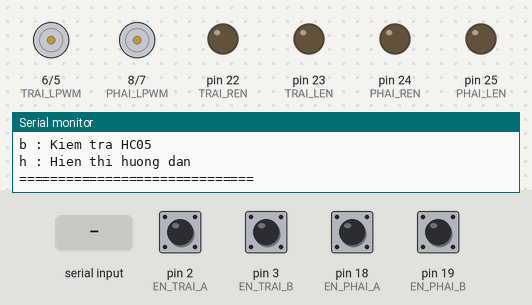
The sketch below on a simulated Arduino Mega 2560, built with avr-gcc and run on an emulated ATmega2560. Shown: motor-driver pin pairs drawn as motors (green arrow = first pin HIGH = forward, orange = second pin HIGH = backward, longer = more drive), output pins drawn as LEDs (lit = HIGH), the last lines printed to the serial monitor. The inputs (shaded band) are chosen by the test bench; at power-on: pin 2 (EN_TRAI_A), pin 3 (EN_TRAI_B), pin 18 (EN_PHAI_A), pin 19 (EN_PHAI_B) HIGH.

Above: at 1.5 s.
1.6 s: "w" received over Serial
At 2.2 s:
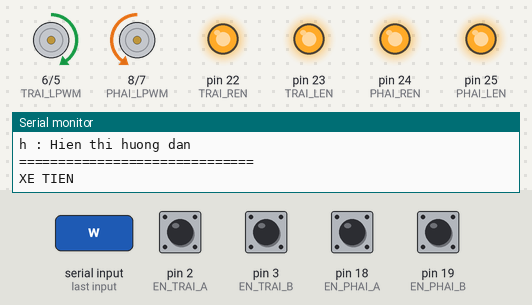
3.8 s: "s" received over Serial
At 4.4 s:
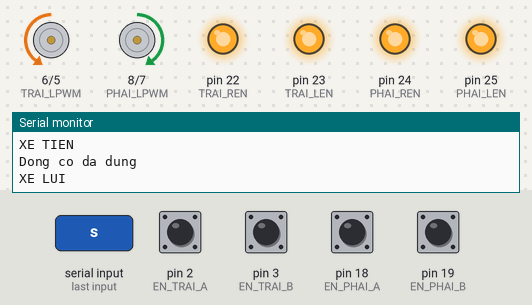
6.1 s: "a" received over Serial
At 6.7 s:
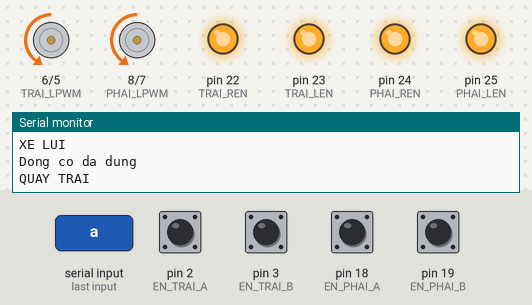
8.3 s: "d" received over Serial
At 8.6 s:
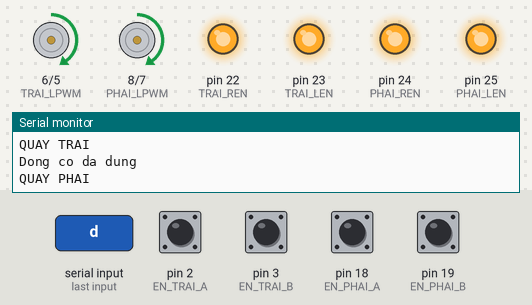
10.5 s: "q" received over Serial
At 11.1 s:
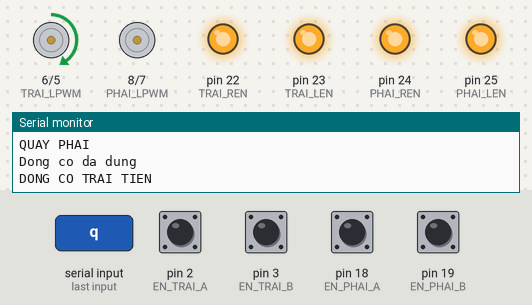
12.8 s: "e" received over Serial
At 13.2 s:
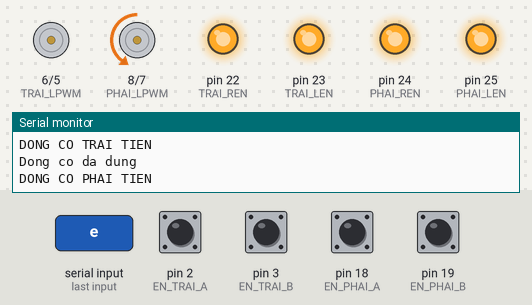
Timing chart, 0 to 15.8 s (numbered marks = the images above; inputs shaded):
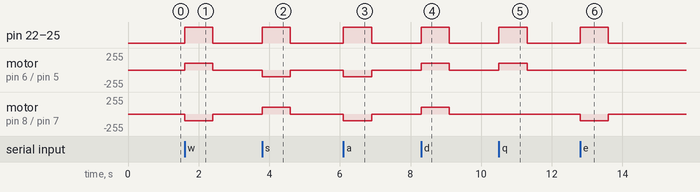

Measured:
- after the input at 1.6 s, pin 22 (TRAI_REN), pin 23 (TRAI_LEN), pin 24 (PHAI_REN), pin 25 (PHAI_LEN): LOW → HIGH at once, → LOW 0.80 s later; motor on pin 6 (TRAI_LPWM) / pin 5 (TRAI_RPWM): stopped → forward 100/255 at once, → stopped 0.80 s later; motor on pin 8 (PHAI_LPWM) / pin 7 (PHAI_RPWM): stopped → backward 100/255 at once, → stopped 0.80 s later
- after the input at 3.8 s, pin 22 (TRAI_REN), pin 23 (TRAI_LEN), pin 24 (PHAI_REN), pin 25 (PHAI_LEN): LOW → HIGH at once, → LOW 0.80 s later; motor on pin 6 (TRAI_LPWM) / pin 5 (TRAI_RPWM): stopped → backward 100/255 at once, → stopped 0.80 s later; motor on pin 8 (PHAI_LPWM) / pin 7 (PHAI_RPWM): stopped → forward 100/255 at once, → stopped 0.80 s later
- after the input at 6.1 s, pin 22 (TRAI_REN), pin 23 (TRAI_LEN), pin 24 (PHAI_REN), pin 25 (PHAI_LEN): LOW → HIGH at once, → LOW 0.80 s later; motor on pin 6 (TRAI_LPWM) / pin 5 (TRAI_RPWM), motor on pin 8 (PHAI_LPWM) / pin 7 (PHAI_RPWM): stopped → backward 100/255 at once, → stopped 0.80 s later
- after the input at 8.3 s, pin 22 (TRAI_REN), pin 23 (TRAI_LEN), pin 24 (PHAI_REN), pin 25 (PHAI_LEN): LOW → HIGH at once, → LOW 0.80 s later; motor on pin 6 (TRAI_LPWM) / pin 5 (TRAI_RPWM), motor on pin 8 (PHAI_LPWM) / pin 7 (PHAI_RPWM): stopped → forward 100/255 at once, → stopped 0.80 s later
- after the input at 10.5 s, pin 22 (TRAI_REN), pin 23 (TRAI_LEN), pin 24 (PHAI_REN), pin 25 (PHAI_LEN): LOW → HIGH at once, → LOW 0.80 s later; motor on pin 6 (TRAI_LPWM) / pin 5 (TRAI_RPWM): stopped → forward 100/255 at once, → stopped 0.80 s later
- after the input at 12.8 s, pin 22 (TRAI_REN), pin 23 (TRAI_LEN), pin 24 (PHAI_REN), pin 25 (PHAI_LEN): LOW → HIGH at once, → LOW 0.80 s later; motor on pin 8 (PHAI_LPWM) / pin 7 (PHAI_RPWM): stopped → backward 100/255 at once, → stopped 0.80 s later

The sketch:

mega_v2.ino
```cpp
#include <Arduino.h>
#include <Wire.h>

// ================= KHAI BAO CHAN =================

// Encoder
const byte EN_TRAI_A = 2;
const byte EN_TRAI_B = 3;
const byte EN_PHAI_A = 18;
const byte EN_PHAI_B = 19;

// BTS7960 trai
const byte TRAI_RPWM = 5;
const byte TRAI_LPWM = 6;
const byte TRAI_REN = 22;
const byte TRAI_LEN = 23;

// BTS7960 phai
const byte PHAI_RPWM = 7;
const byte PHAI_LPWM = 8;
const byte PHAI_REN = 24;
const byte PHAI_LEN = 25;

// ================= CAU HINH =================

// Dao chieu dong co trai, giu nguyen dong co phai
const bool DAO_CHIEU_TRAI = true;
const bool DAO_CHIEU_PHAI = false;

// Toc do PWM thu nghiem
int tocdo = 100;

// Thoi gian chay moi lan thu
const unsigned long THOI_GIAN_TEST = 800;

// ================= ENCODER =================

volatile long xungTrai = 0;
volatile long xungPhai = 0;

volatile byte trangThaiTrai = 0;
volatile byte trangThaiPhai = 0;

const int8_t bangDem[16] = {
    0, -1, 1, 0,
    1, 0, 0, -1,
    -1, 0, 0, 1,
    0, 1, -1, 0
};

void capNhatTrai() {
    byte moi = (digitalRead(EN_TRAI_A) << 1) |
               digitalRead(EN_TRAI_B);

    xungTrai += bangDem[(trangThaiTrai << 2) | moi];
    trangThaiTrai = moi;
}

void capNhatPhai() {
    byte moi = (digitalRead(EN_PHAI_A) << 1) |
               digitalRead(EN_PHAI_B);

    xungPhai += bangDem[(trangThaiPhai << 2) | moi];
    trangThaiPhai = moi;
}

// ================= DIEU KHIEN DONG CO =================

bool dangChay = false;
unsigned long thoiDiemDung = 0;

void dungDongCo() {
    analogWrite(TRAI_RPWM, 0);
    analogWrite(TRAI_LPWM, 0);

    analogWrite(PHAI_RPWM, 0);
    analogWrite(PHAI_LPWM, 0);

    digitalWrite(TRAI_REN, LOW);
    digitalWrite(TRAI_LEN, LOW);

    digitalWrite(PHAI_REN, LOW);
    digitalWrite(PHAI_LEN, LOW);

    dangChay = false;
}

// PWM duong: quay tien
// PWM am: quay lui
// PWM = 0: dung
void dongCoTrai(int pwm) {

    if (pwm > 255) pwm = 255;
    if (pwm < -255) pwm = -255;

    if (DAO_CHIEU_TRAI) {
        pwm = -pwm;
    }

    digitalWrite(TRAI_REN, HIGH);
    digitalWrite(TRAI_LEN, HIGH);

    if (pwm > 0) {
        analogWrite(TRAI_RPWM, pwm);
        analogWrite(TRAI_LPWM, 0);
    }
    else if (pwm < 0) {
        analogWrite(TRAI_RPWM, 0);
        analogWrite(TRAI_LPWM, -pwm);
    }
    else {
        analogWrite(TRAI_RPWM, 0);
        analogWrite(TRAI_LPWM, 0);
    }
}

void dongCoPhai(int pwm) {

    if (pwm > 255) pwm = 255;
    if (pwm < -255) pwm = -255;

    if (DAO_CHIEU_PHAI) {
        pwm = -pwm;
    }

    digitalWrite(PHAI_REN, HIGH);
    digitalWrite(PHAI_LEN, HIGH);

    if (pwm > 0) {
        analogWrite(PHAI_RPWM, pwm);
        analogWrite(PHAI_LPWM, 0);
    }
    else if (pwm < 0) {
        analogWrite(PHAI_RPWM, 0);
        analogWrite(PHAI_LPWM, -pwm);
    }
    else {
        analogWrite(PHAI_RPWM, 0);
        analogWrite(PHAI_LPWM, 0);
    }
}

void dieuKhienXe(int pwmTrai, int pwmPhai) {

    // Dung truoc khi doi chieu
    dungDongCo();

    dongCoTrai(pwmTrai);
    dongCoPhai(pwmPhai);

    dangChay = true;
    thoiDiemDung = millis() + THOI_GIAN_TEST;
}

// ================= DOC ENCODER =================

void inEncoder() {

    long trai, phai;

    noInterrupts();
    trai = xungTrai;
    phai = xungPhai;
    interrupts();

    Serial.print("Encoder TRAI: ");
    Serial.print(trai);

    Serial.print(" | Encoder PHAI: ");
    Serial.println(phai);
}

void xoaEncoder() {

    noInterrupts();

    xungTrai = 0;
    xungPhai = 0;

    interrupts();

    Serial.println("Da xoa bo dem encoder");
}

// ================= DOC ADC =================

void docADC() {

    Serial.println("===== GIA TRI ADC =====");

    const char* ten[] = {
        "A0 - Dien ap",
        "A1 - Dong LM358",
        "A2 - Trai R_IS",
        "A3 - Trai L_IS",
        "A4 - Phai R_IS",
        "A5 - Phai L_IS"
    };

    for (int i = 0; i < 6; i++) {

        int raw = analogRead(A0 + i);

        float volt = raw * 5.0 / 1023.0;

        Serial.print(ten[i]);
        Serial.print(" | ADC: ");
        Serial.print(raw);

        Serial.print(" | Dien ap chan: ");
        Serial.println(volt, 3);
    }
}

// ================= KIEM TRA BNO055 =================

void kiemTraBNO055() {

    Serial.println("===== KIEM TRA BNO055 =====");

    bool timThay = false;

    for (byte diaChi = 1; diaChi < 127; diaChi++) {

        Wire.beginTransmission(diaChi);

        if (Wire.endTransmission() == 0) {

            Serial.print("Tim thay I2C: 0x");
            Serial.println(diaChi, HEX);

            if (diaChi == 0x28 || diaChi == 0x29) {

                Wire.beginTransmission(diaChi);
                Wire.write(0x00);

                if (Wire.endTransmission(false) == 0) {

                    if (Wire.requestFrom(diaChi, (byte)1) == 1) {

                        byte id = Wire.read();

                        Serial.print("BNO055 CHIP ID: 0x");
                        Serial.println(id, HEX);

                        if (id == 0xA0) {
                            Serial.println("BNO055 OK");
                            timThay = true;
                        }
                    }
                }
            }
        }
    }

    if (!timThay) {
        Serial.println("Chua xac nhan duoc BNO055");
    }
}

// ================= HC05 =================

void kiemTraHC05() {

    Serial2.println("TEST HC05 TU MEGA");

    Serial.println("Da gui du lieu qua HC05");
}

// ================= HIEN THI HUONG DAN =================

void huongDan() {

    Serial.println();
    Serial.println("===== KIEM TRA ROBOT AGV =====");

    Serial.println("w : Xe tien");
    Serial.println("s : Xe lui");
    Serial.println("a : Quay trai");
    Serial.println("d : Quay phai");

    Serial.println("q : Chi dong co trai tien");
    Serial.println("e : Chi dong co phai tien");

    Serial.println("z : Dung dong co");

    Serial.println("n : Doc encoder");
    Serial.println("m : Bat/tat tu dong hien thi encoder");
    Serial.println("c : Xoa encoder");

    Serial.println("i : Kiem tra BNO055");
    Serial.println("v : Doc ADC");
    Serial.println("b : Kiem tra HC05");

    Serial.println("h : Hien thi huong dan");

    Serial.println("==============================");
}

// ================= SETUP =================

bool tuDongEncoder = false;
unsigned long thoiGianEncoder = 0;

void setup() {

    Serial.begin(115200);
    Serial2.begin(9600);

    // Cau H
    pinMode(TRAI_RPWM, OUTPUT);
    pinMode(TRAI_LPWM, OUTPUT);
    pinMode(PHAI_RPWM, OUTPUT);
    pinMode(PHAI_LPWM, OUTPUT);

    pinMode(TRAI_REN, OUTPUT);
    pinMode(TRAI_LEN, OUTPUT);
    pinMode(PHAI_REN, OUTPUT);
    pinMode(PHAI_LEN, OUTPUT);

    dungDongCo();

    // Encoder
    pinMode(EN_TRAI_A, INPUT_PULLUP);
    pinMode(EN_TRAI_B, INPUT_PULLUP);

    pinMode(EN_PHAI_A, INPUT_PULLUP);
    pinMode(EN_PHAI_B, INPUT_PULLUP);

    trangThaiTrai =
        (digitalRead(EN_TRAI_A) << 1) |
        digitalRead(EN_TRAI_B);

    trangThaiPhai =
        (digitalRead(EN_PHAI_A) << 1) |
        digitalRead(EN_PHAI_B);

    attachInterrupt(
        digitalPinToInterrupt(EN_TRAI_A),
        capNhatTrai,
        CHANGE
    );

    attachInterrupt(
        digitalPinToInterrupt(EN_TRAI_B),
        capNhatTrai,
        CHANGE
    );

    attachInterrupt(
        digitalPinToInterrupt(EN_PHAI_A),
        capNhatPhai,
        CHANGE
    );

    attachInterrupt(
        digitalPinToInterrupt(EN_PHAI_B),
        capNhatPhai,
        CHANGE
    );

    // I2C
    Wire.begin();
    Wire.setClock(100000);

    analogReference(DEFAULT);

    delay(300);

    huongDan();
}

// ================= LOOP =================

void loop() {

    // Tu dong dung dong co
    if (dangChay &&
        (long)(millis() - thoiDiemDung) >= 0) {

        dungDongCo();
        Serial.println("Dong co da dung");
    }

    // Tu dong hien thi encoder
    if (tuDongEncoder &&
        millis() - thoiGianEncoder >= 500) {

        thoiGianEncoder = millis();

        inEncoder();
    }

    // Nhan du lieu HC05
    while (Serial2.available()) {

        char c = Serial2.read();

        Serial.print("HC05 nhan: ");
        Serial.println(c);
    }

    // Nhan lenh USB
    if (Serial.available()) {

        char lenh = Serial.read();

        switch (lenh) {

            case 'w':
                dieuKhienXe(tocdo, tocdo);
                Serial.println("XE TIEN");
                break;

            case 's':
                dieuKhienXe(-tocdo, -tocdo);
                Serial.println("XE LUI");
                break;

            case 'a':
                dieuKhienXe(-tocdo, tocdo);
                Serial.println("QUAY TRAI");
                break;

            case 'd':
                dieuKhienXe(tocdo, -tocdo);
                Serial.println("QUAY PHAI");
                break;

            case 'q':
                dieuKhienXe(tocdo, 0);
                Serial.println("DONG CO TRAI TIEN");
                break;

            case 'e':
                dieuKhienXe(0, tocdo);
                Serial.println("DONG CO PHAI TIEN");
                break;

            case 'z':
                dungDongCo();
                Serial.println("DA DUNG");
                break;

            case 'n':
                inEncoder();
                break;

            case 'm':
                tuDongEncoder = !tuDongEncoder;
                Serial.println(
                    tuDongEncoder ?
                    "BAT AUTO ENCODER" :
                    "TAT AUTO ENCODER"
                );
                break;

            case 'c':
                xoaEncoder();
                break;

            case 'i':
                kiemTraBNO055();
                break;

            case 'v':
                docADC();
                break;

            case 'b':
                kiemTraHC05();
                break;

            case 'h':
                huongDan();
                break;
        }
    }
}
```
